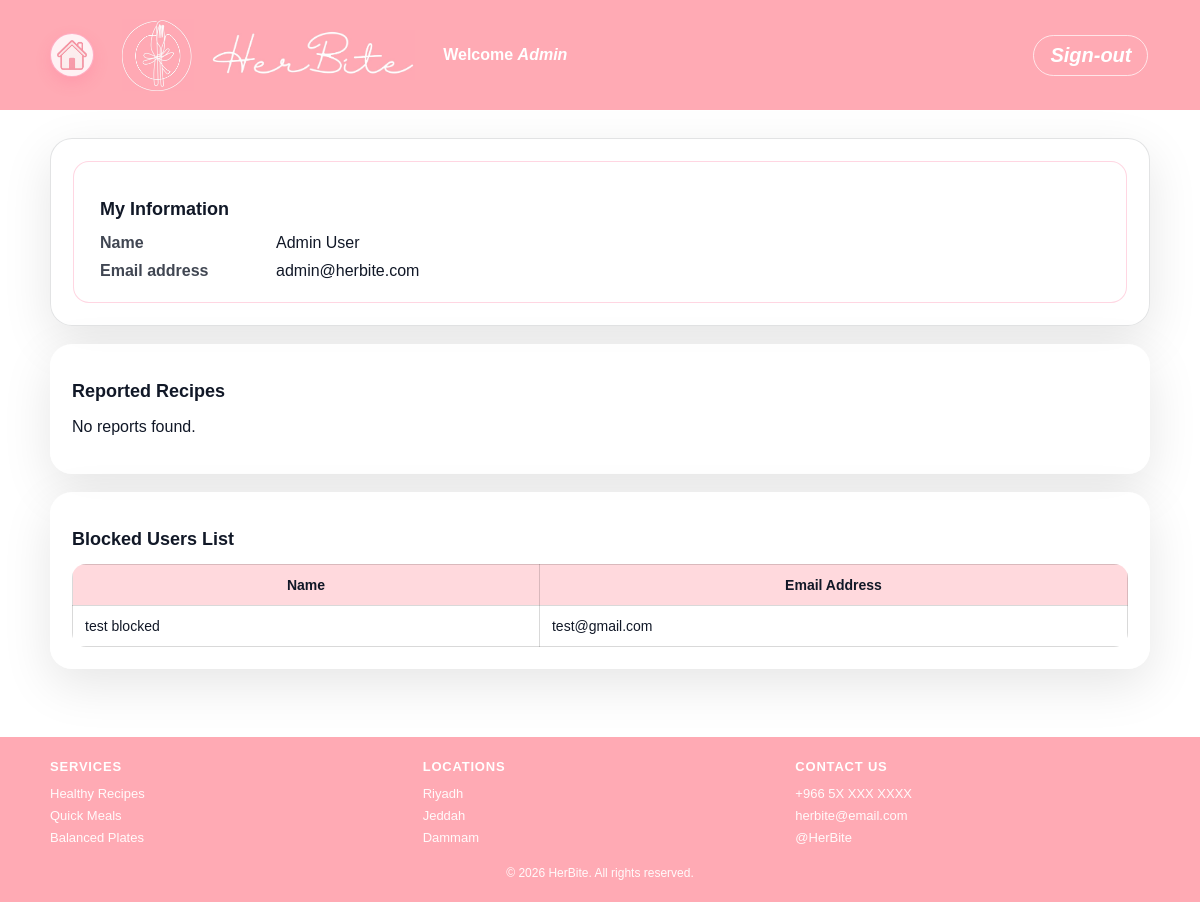
/admin.php (signed in), run on the app's committed database.
### tables this page shows
CREATE TABLE `users` (
  `id` int(11) NOT NULL,
  `userType` enum('user','admin') NOT NULL,
  `firstName` varchar(100) NOT NULL,
  `lastName` varchar(100) NOT NULL,
  `emailAddress` varchar(100) NOT NULL,
  `password` varchar(255) NOT NULL,
  `photoFileName` varchar(255) NOT NULL
);

CREATE TABLE `blockeduser` (
  `id` int(11) NOT NULL,
  `firstName` varchar(100) NOT NULL,
  `lastName` varchar(100) NOT NULL,
  `emailAddress` varchar(255) NOT NULL
);

### admin.php (the view, shortened to what this page needs)
<?php
include("db.php");
$adminID = (int) $_SESSION['user_id'];
$adminQuery = "SELECT * FROM users WHERE id = ?";
$stmt = $conn->prepare($adminQuery);
$stmt->bind_param("i", $adminID);
$stmt->execute();
$adminResult = $stmt->get_result();
$admin = $adminResult->fetch_assoc();
$reportsQuery = "SELECT report.id AS reportID,
                        recipe.id AS recipeID,
                        recipe.name AS recipeName,
                        users.id AS creatorID,
                        users.firstName,
                        users.lastName,
                        users.photoFileName
                 FROM report
                 JOIN recipe ON report.recipeID = recipe.id
                 JOIN users ON recipe.userID = users.id";
$reportsResult = $conn->query($reportsQuery);
$blockedQuery = "SELECT * FROM blockeduser";
$blockedResult = $conn->query($blockedQuery);
?>
<!DOCTYPE html>
<html lang="en">
<head>
  <link rel="stylesheet" href="stylesheet.css">
</head>
<body class="admin-page">
<div class="page">
  <header class="site-header">
    <div class="header-inner">
      <a href="index.php" class="home-link" aria-label="Go to home">
        <img src="home.PNG" alt="Home">
      </a>
      <div class="brand">
        <img src="logo.jpg" alt="HerBite Logo">
      </div>
      <div class="brand-title">
        <img src="title.jpg" alt="HerBite Title">
      </div>
      <div class="header-right">
        <div class="welcome">Welcome <span class="name"><?php echo htmlspecialchars($admin['firstName']); ?></span></div>
      </div>
      <div class="logout">
        <a href="logout.php">Sign-out</a>
      </div>
    </div>
  </header>
  <main class="page-main">
    <section class="admin-card admin-info-card">
      <div class="admin-big-box">
        <h2>My Information</h2>
        <div class="admin-info">
          <div class="label">Name</div>
          <div class="value">
            <?php echo htmlspecialchars($admin['firstName'] . " " . $admin['lastName']); ?>
          </div>
          <div class="label">Email address</div>
          <div class="value">
            <?php echo htmlspecialchars($admin['emailAddress']); ?>
          </div>
        </div>
      </div>
    </section>
    <section class="admin-card">
      <h2>Reported Recipes</h2>
      <?php if ($reportsResult && $reportsResult->num_rows > 0) { ?>
      <table class="admin-table">
        <thead>
          <tr>
            <th>Recipe Name</th>
            <th>Recipe Creator</th>
            <th>Action</th>
          </tr>
        </thead>
        <tbody>
          <?php while ($report = $reportsResult->fetch_assoc()) { ?>
          <tr>
            <td>
              <a href="viewRecipe.php?id=<?php echo $report['recipeID']; ?>">
                <?php echo htmlspecialchars($report['recipeName']); ?>
              </a>
            </td>
            <td>
              <div class="creator-cell">
                <img src="<?php echo htmlspecialchars(!empty($report['photoFileName']) ? $report['photoFileName'] : 'default.png'); ?>" alt="Creator photo" class="creator-avatar square">
                <span class="name">
                  <?php echo htmlspecialchars($report['firstName'] . " " . $report['lastName']); ?>
                </span>
              </div>
            </td>
            <td>
              <form class="action-form" action="handleReportAction.php" method="post">
                <input type="hidden" name="reportID" value="<?php echo $report['reportID']; ?>">
                <input type="hidden" name="recipeID" value="<?php echo $report['recipeID']; ?>">
                <input type="hidden" name="creatorID" value="<?php echo $report['creatorID']; ?>">
                <label>
                  <input type="radio" name="action" value="block" required> Block User
                </label>
                <label>
                  <input type="radio" name="action" value="dismiss" required> Dismiss Report
                </label>
                <button type="submit" class="btn-small">Submit</button>
              </form>
            </td>
          </tr>
          <?php } ?>
        </tbody>
      </table>
      <?php } else { ?>
        <p>No reports found.</p>
      <?php } ?>
    </section>
    <section class="admin-card">
      <h2>Blocked Users List</h2>
      <?php if ($blockedResult && $blockedResult->num_rows > 0) { ?>
      <table class="admin-table">
        <thead>
          <tr>
            <th>Name</th>
            <th>Email Address</th>
          </tr>
        </thead>
        <tbody>
          <?php while ($blocked = $blockedResult->fetch_assoc()) { ?>
          <tr>
            <td><?php echo htmlspecialchars($blocked['firstName'] . " " . $blocked['lastName']); ?></td>
            <td><?php echo htmlspecialchars($blocked['emailAddress']); ?></td>
          </tr>
          <?php } ?>
        </tbody>
      </table>
      <?php } else { ?>
        <p>No blocked users found.</p>
      <?php } ?>
    </section>
  </main>
  <footer class="site-footer">
    <div class="footer-inner">
      <div class="footer-col">
        <h4>Services</h4>
        <p>Healthy Recipes</p>
        <p>Quick Meals</p>
        <p>Balanced Plates</p>
      </div>
      <div class="footer-col">
        <h4>Locations</h4>
        <p>Riyadh</p>
        <p>Jeddah</p>
        <p>Dammam</p>
      </div>
      <div class="footer-col">
        <h4>Contact Us</h4>
        <p>+966 5X XXX XXXX</p>
        <p>herbite@email.com</p>
        <p>@HerBite</p>
      </div>
    </div>
    <div class="footer-bottom">
      © 2026 HerBite. All rights reserved.
    </div>
  </footer>
</div>
</body>
</html>

### stylesheet.css (style rules this page uses)
* { box-sizing: border-box; }
html, body { height: 100%; }
body { margin: 0; font-family: Arial, sans-serif; color: #111827; background: #ffffff; }
a { color: #ff3f79; text-decoration: none; font-weight: 700; }
.page { min-height: 100vh; display: flex; flex-direction: column; }
.page-main { width: 92vw; max-width: 1100px; margin: 0 auto; padding: 28px 0; flex: 1; }
.site-header { background: #FFAAB4; height: 110px; display: flex; align-items: center; }
.header-inner { width: 92vw; max-width: 1100px; margin: 0 auto; display: flex; align-items: center; justify-content: flex-start; gap:16px; }
.brand img { height: 72px; width: auto; display: block; }
.brand-title img { height: 50px; width: auto; display: block; }
.header-right { margin-left:12px; display:flex; flex-direction:column; align-items:flex-start; gap:4px; }
.welcome { color:#fff; font-weight:700; line-height:1.1; }
.welcome .name { color:#fff; font-weight:900; }
.site-footer { background: #FFAAB4; padding: 22px 0; margin-top: 22px; }
.footer-inner { width: 92vw; max-width: 1100px; margin: 0 auto; display: grid; grid-template-columns: 1fr 1fr 1fr; gap: 18px; font-size: 13px; color: #ffffff; }
.footer-col h4 { margin: 0 0 12px; font-size: 13px; letter-spacing: 0.8px; text-transform: uppercase; color: #ffffff; }
.footer-col p { margin: 7px 0; color: rgba(255,255,255,0.95); }
.footer-bottom { width: 92vw; max-width: 1100px; margin: 14px auto 0; text-align: center; font-size: 12px; color: rgba(255,255,255,0.95); }
.admin-card { background: rgba(255,255,255,0.95); border-radius: 22px; padding: 22px; margin-bottom: 18px; box-shadow: 0 16px 50px rgba(0,0,0,0.10); }
.admin-info-card { border: 1px solid rgba(17,24,39,0.12); }
.admin-big-box { background: #ffffff; border: 1px solid rgba(255,92,138,0.25); border-radius: 16px; padding: 22px 26px; }
.admin-card h2 { margin-bottom: 14px; font-size: 18px; font-weight: 800; }
.admin-info { display: grid; grid-template-columns: 160px 1fr; gap: 10px 16px; }
.admin-info .label { font-weight: 700; opacity: 0.8; }
.admin-table { width: 100%; border-collapse: collapse; border-radius: 14px; overflow: hidden; }
.admin-table th, .admin-table td { border: 1px solid rgba(0,0,0,0.15); padding: 12px; font-size: 14px; }
.admin-table th { background: rgba(255,170,180,0.45); font-weight: 800; }
.admin-page .home-link { display: inline-flex; align-items: center; justify-content: center; width: 44px; height: 44px; border-radius: 50%; margin-right: 12px; background: rgba(255,255,255,0.85); border: 1.5px solid rgba(255,92,138,0.45); box-shadow: 0 6px 16px rgba(255,63,121,0.15); }
.admin-page .home-link img { width: 30px; height: 30px; display: block; }
.name { font-style: italic; color: rgba(17,24,39,0.70); font-size: 16px; line-height: 1.7; margin-top: 10px; margin-bottom: 24px; text-align: right; }
body { margin: 0; font-family: Arial, sans-serif; }
.logout { text-align:right; font-size: 20px; color: #c43a64; text-decoration: none; margin-left:450px; font-style:italic; }
.logout a { display:inline-flex; align-items:center; justify-content:center; padding:8px 16px; border-radius:999px; background:transparent; color:#fff; font-weight:800; border:1.5px solid rgba(255,255,255,0.7); box-shadow:none; }

### data on the page
users: firstName "Admin", firstName+lastName "Admin User", emailAddress "admin@herbite.com"
blockeduser: firstName+lastName "test blocked", emailAddress "test@gmail.com"
